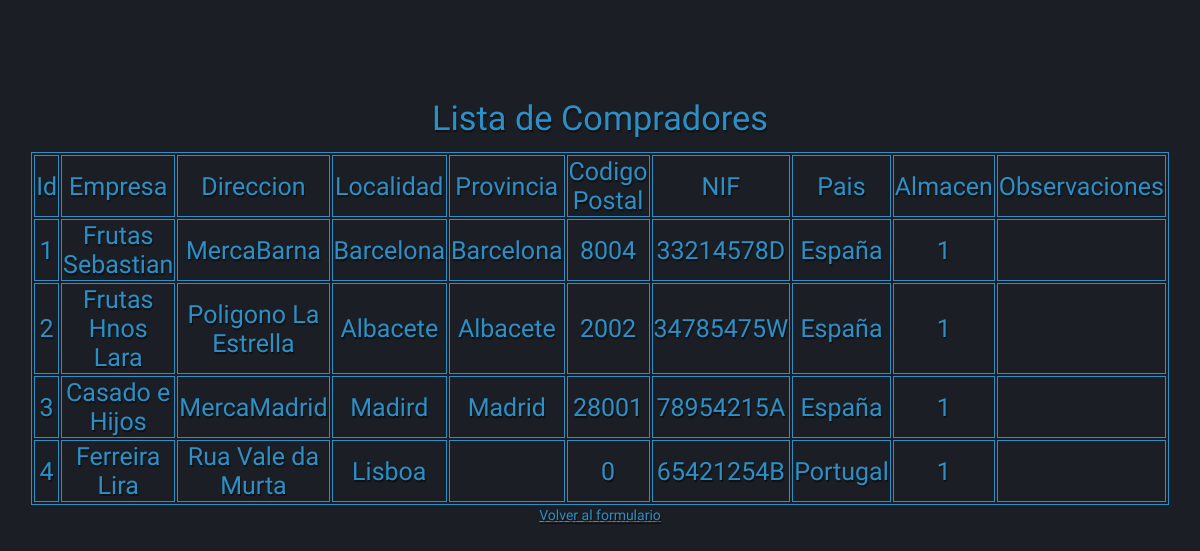
Screenshot of /controlador/comprador/combuscar.php with the database file from the repository.
### tables this page shows
CREATE TABLE `comprador` (
  `Id` int(11) NOT NULL,
  `Empresa` varchar(50) NOT NULL,
  `Direccion` varchar(50) NOT NULL,
  `Localidad` varchar(50) NOT NULL,
  `Provincia` varchar(50) NOT NULL,
  `CodigoPostal` int(11) NOT NULL,
  `NIF` varchar(9) NOT NULL,
  `Pais` varchar(30) NOT NULL,
  `Almacen` varchar(1) NOT NULL,
  `Observaciones` varchar(255) DEFAULT NULL
);

### controlador/comprador/comver.php (called while the page is built)
<?php
    require_once '../../modelo/conectar.php';
    $consulta="SELECT * FROM comprador";
    $resultado=$conexion->query($consulta);
    $filas= mysqli_fetch_assoc($resultado);
?>

### vista/comprador/tablacom.php (the view, shortened to what this page needs)
<?php
    require_once '../../controlador/comprador/comver.php';
?>
<html>
    <head>
        <link rel="stylesheet" type="text/css" href="../../vista/css/form.css">
    </head>
    <body>
        <p class="texto">Lista de Compradores</p>
        <table border="1">
            <tr>
                <td>Id</td><td>Empresa</td><td>Direccion</td><td>Localidad</td><td>Provincia</td>
                <td>Codigo Postal</td><td>NIF</td><td>Pais</td><td>Almacen</td><td>Observaciones</td>
            </tr>
            <?php
                while($filas !=null){
                    echo "<tr>";
                    foreach($filas as $dato){
                        echo "<td>".$dato."</dato>";
                    }
                    $filas=$resultado -> fetch_assoc();
                    echo "</tr>";
                }
            ?>
        </table>
        <a href="../../modelo/comprador/comprincipal.php">Volver al formulario</a>
    </body>
</html>

### vista/css/form.css (style rules this page uses)
body { background: #1b1e24; background-image:-webkit-linear-gradient(right,#1b1e24,#1b1e24 50%,#1b1e24); background-image:-moz-linear-gradient(right,#1b1e24,#1b1e24 50%,#1b1e24); background-image:-o-linear-gradient(right,#1b1e24,#1b1e24 50%,#1b1e24); background-image:-ms-linear-gradient(right,#1b1e24,#1b1e24 50%,#1b1e24); background-image:linear-gradient(to left,#1b1e24,#1b1e24 50%,#1b1e24); text-align: center; font-family: Arial, sans-serif; font-size: 87.50%; line-height: 1.5em; }
.texto { color: #2c90c6; font-size: 2.45em; margin: 2% auto; text-align: center; font-family: 'Titan One'; text-shadow: 1px 2px 1px rgba(0,0,0,.5); padding-top: 2.45em; }
table { border: 1px solid #2c90c6; text-align: center; font-family: 'Titan One'; text-shadow: 1px 2px 1px rgba(0,0,0,.5); color: #2c90c6; margin:0 auto; width: 80%; height: 200px; }
tr,td { border: 1px solid #2c90c6; color: #2c90c6; font-size: 1.25em; margin: 2% auto; text-align: center; font-family: 'Titan One'; text-shadow: 1px 2px 1px rgba(0,0,0,.5); }
a { color: #2c90c6; font-size: 125%; margin: 2% auto; text-align: center; font-family: 'Titan One'; text-shadow: 1px 2px 1px rgba(0,0,0,.5); }
@media screen and (max-width: 1440px) { a { color: #2c90c6; font-size: 120%; margin: 2% auto; text-align: center; font-family: 'Titan One'; text-shadow: 1px 2px 1px rgba(0,0,0,.5); } }
@media screen and (max-width: 1280px) { a { color: #2c90c6; font-size: 100%; margin: 2% auto; text-align: center; font-family: 'Titan One'; text-shadow: 1px 2px 1px rgba(0,0,0,.5); } }

### rows the page displays
comprador: Empresa "Frutas Sebastian", Direccion "MercaBarna", CodigoPostal "8004", NIF "33214578D", Pais "España"
comprador: Id "2", Empresa "Frutas Hnos Lara", Direccion "Poligono La Estrella", CodigoPostal "2002", NIF "34785475W", Pais "España", Almacen "1"
comprador: Id "3", Empresa "Casado e Hijos", Direccion "MercaMadrid", Localidad "Madird", Provincia "Madrid", CodigoPostal "28001", NIF "78954215A", Pais "España", Almacen "1"
comprador: Id "4", Empresa "Ferreira Lira", Direccion "Rua Vale da Murta", Localidad "Lisboa", CodigoPostal "0", NIF "65421254B", Pais "Portugal", Almacen "1"

### other values shown
$dato "1"
$dato "Barcelona"
$dato "Albacete"
